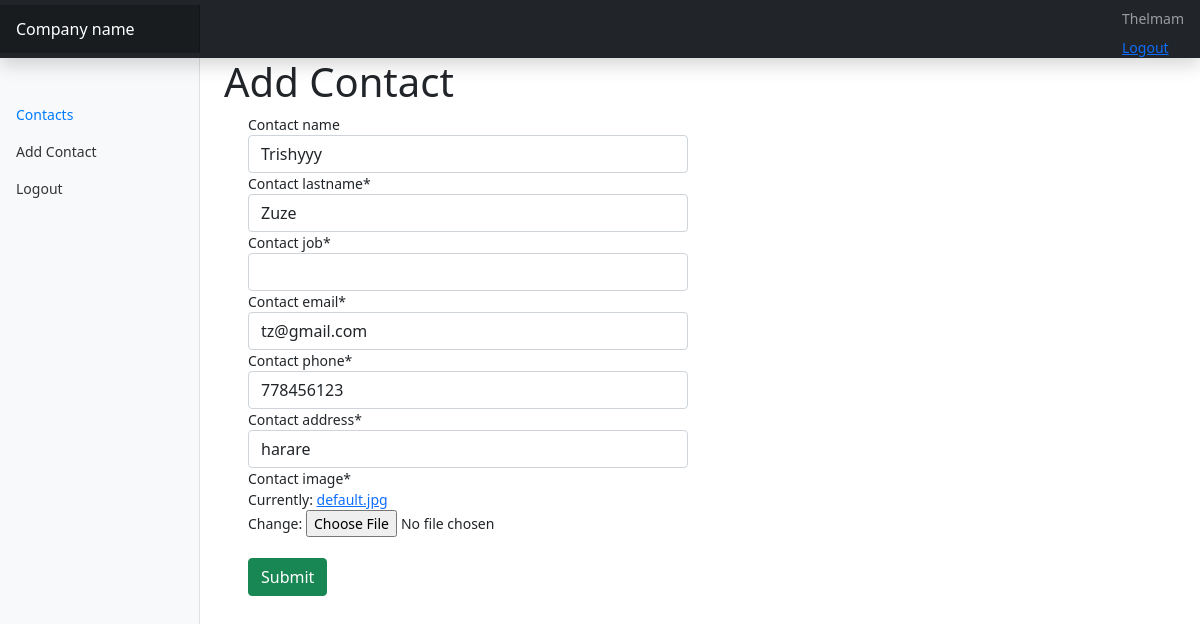
The app's page /edit_contact/8/ (signed in), older data.
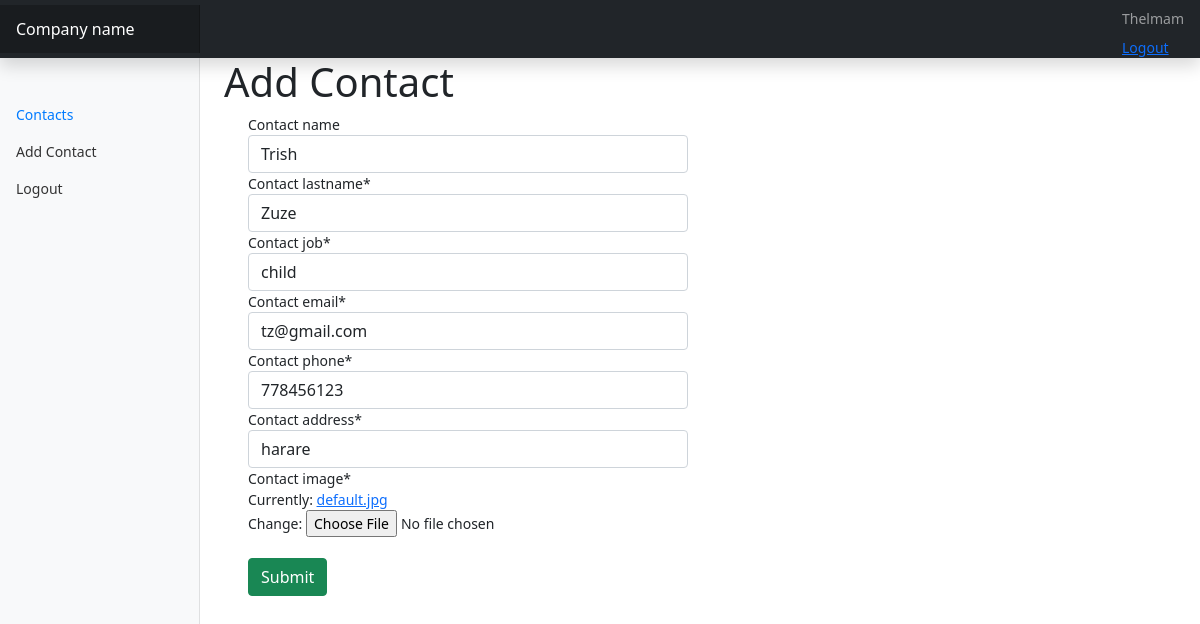
The same page, newer data.
### main/models.py (models this page shows, shortened)
class contacts(models.Model):
    userid = models.ForeignKey(User,on_delete=models.CASCADE)
    contact_name = models.CharField(max_length=100, blank=True, null=True)
    contact_lastname = models.CharField(max_length=100)
    contact_job = models.CharField(max_length=100,default='')
    contact_email = models.EmailField(max_length=100)
    contact_phone = models.PositiveIntegerField(unique= True)
    contact_address = models.CharField(max_length=100)
    contact_image = models.ImageField(default='default.jpg' ,upload_to ='profile_pics')
    class Meta:
        ordering =['contact_name']
    '''def clean(self):

        if self.contact_address != 'Sunningdale':
            raise ValidationError('we only want sunngindale people')
        return self.clean_data'''

### main/views.py (the view, shortened to what this page needs)
# urls.py: path('edit_contact/<int:pk>/',EditContactView.as_view(),name='edit-contact'),
class EditContactView(LoginRequiredMixin,UserPassesTestMixin,SuccessMessageMixin,UpdateView):
    model = contacts
    form_class = AddContactForm
    template_name = 'main/add-contacts.html'
    success_message = 'Contact successfully Updated'
    def test_func(self):
        contact = self.get_object()
        if self.request.user == contact.userid:
            return True
        return False

### main/forms.py
class AddContactForm(forms.ModelForm):
    class Meta:
        model = contacts
        fields ='__all__'
        exclude = ['userid']

### main/templates/main/add-contacts.html (shortened to what this page needs)
{% extends "main/base/base.html" %}
{% load crispy_forms_tags %}
{% block content %}
<h1>Add Contact</h1>
<form method="POST" enctype="multipart/form-data" autocomplete="off">
     <div class="container">
  <div class="row">
    <div class="col">
     {{ form|crispy }}
<br/>
      <button type="submit" class="btn btn-success">Submit</button>
    </div>
    <div class="col">
    </div>
  </div>
</div>
    {% endblock content %}

Row changes from the older to the newer data that the page shows:
changed contacts "Zuze": contact_name "Trishyyy" → "Trish"; contact_job (not shown) → "child"
